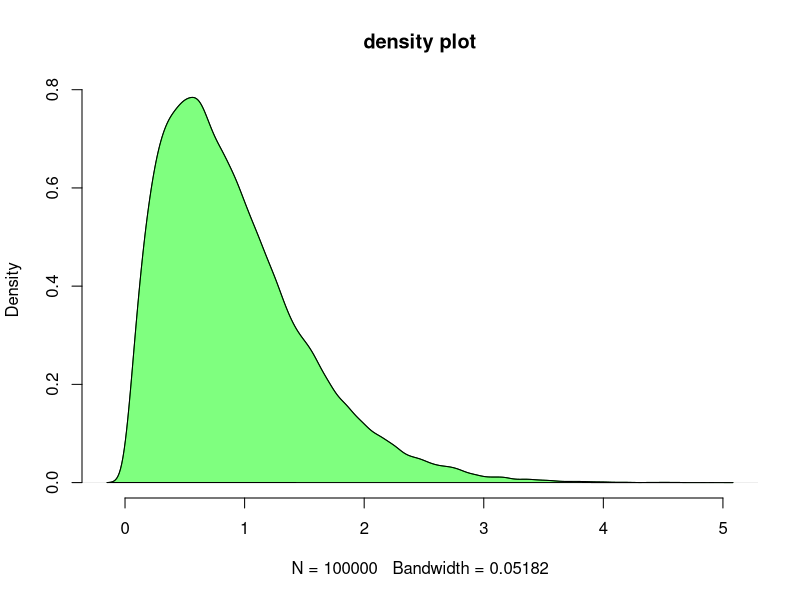
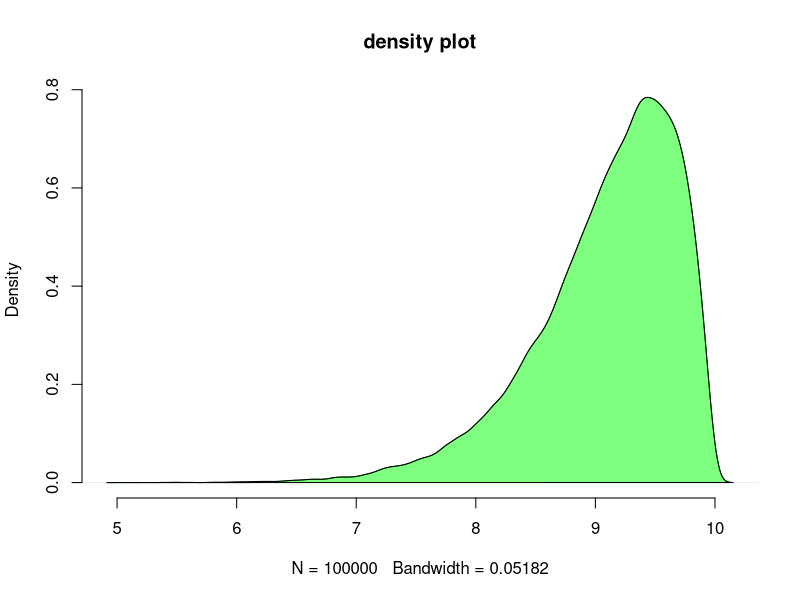
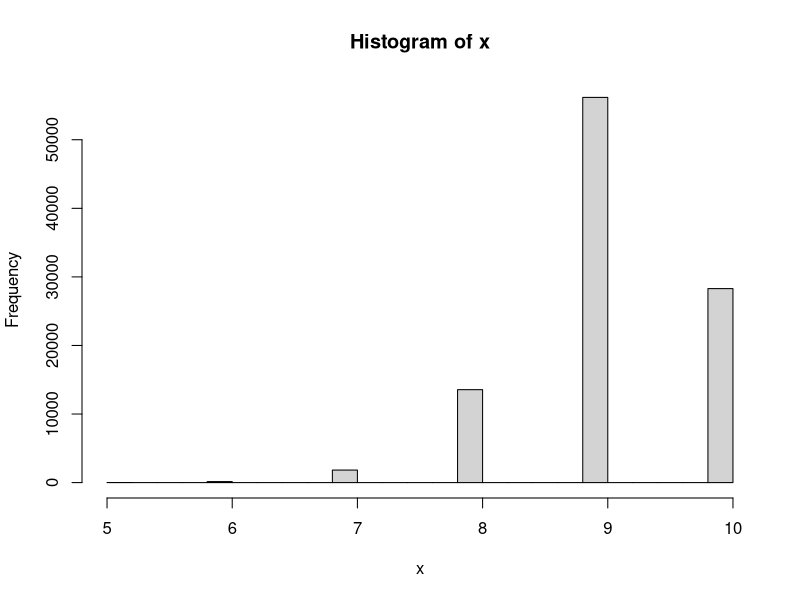

These charts were generated, in order, by the following R code:
# Generates density plot of a distribution based on changing parameters
# Use to simulate variable behaviour
# Params s1 and s2 change the skeweness and form of distribution
# @name     f.dpl
# @param    rd  seed for reproducibility
# @param    nb   number of observations
# @param    s1  shape1 of beta distribution
# @param    s2  shape2 of beta distribution
# @param    mf  multiplication factor to convert distribution to units of choice
# @return   density plot
# @export

f.dpl = function(rd, nb, s1, s2, mf) {
    set.seed(rd)
    d  = density(rbeta(n = nb, shape1 = s1, shape2 = s2) * mf)
    p1 = plot(d, main = "density plot", frame = F, col = "darkgreen")
    p2 = polygon(d, col = rgb(0, 1, 0, alpha = 0.5))
}


# Examples

## generate number of patients waiting in a queue with right skew
f.dpl(3, 100000, 2, 20, 10)

## generate number of patients waiting in a queue with left skew
f.dpl(3, 100000, 20, 2, 10)

set.seed(3)
x = rbeta(100000, 20, 2)
x = x *10
x = round(x, 0)
head(x)
summary(x)
hist(x)

# TO DO: add distribution generator with an option to round the result to obtain
#        integer values. Lines 29 -- 35 show how to approach this